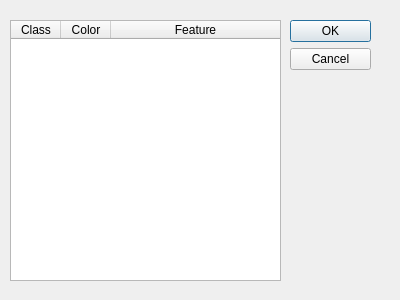
<?xml version="1.0" encoding="UTF-8"?>
<ui version="4.0">
 <class>PxMarkerDialog</class>
 <widget class="QDialog" name="PxMarkerDialog">
  <property name="geometry">
   <rect>
    <x>0</x>
    <y>0</y>
    <width>400</width>
    <height>300</height>
   </rect>
  </property>
  <property name="windowTitle">
   <string>Edit Pixel Markers</string>
  </property>
  <widget class="QDialogButtonBox" name="btn_confirm_box">
   <property name="geometry">
    <rect>
     <x>290</x>
     <y>20</y>
     <width>81</width>
     <height>241</height>
    </rect>
   </property>
   <property name="orientation">
    <enum>Qt::Vertical</enum>
   </property>
   <property name="standardButtons">
    <set>QDialogButtonBox::Cancel|QDialogButtonBox::Ok</set>
   </property>
  </widget>
  <widget class="QTableWidget" name="pxmarker_table_widget">
   <property name="geometry">
    <rect>
     <x>10</x>
     <y>20</y>
     <width>271</width>
     <height>261</height>
    </rect>
   </property>
   <property name="editTriggers">
    <set>QAbstractItemView::DoubleClicked|QAbstractItemView::EditKeyPressed</set>
   </property>
   <attribute name="horizontalHeaderDefaultSectionSize">
    <number>50</number>
   </attribute>
   <attribute name="horizontalHeaderMinimumSectionSize">
    <number>40</number>
   </attribute>
   <attribute name="horizontalHeaderStretchLastSection">
    <bool>true</bool>
   </attribute>
   <attribute name="verticalHeaderVisible">
    <bool>false</bool>
   </attribute>
   <attribute name="verticalHeaderHighlightSections">
    <bool>false</bool>
   </attribute>
   <column>
    <property name="text">
     <string>Class</string>
    </property>
   </column>
   <column>
    <property name="text">
     <string>Color</string>
    </property>
   </column>
   <column>
    <property name="text">
     <string>Feature</string>
    </property>
   </column>
  </widget>
 </widget>
 <resources/>
 <connections>
  <connection>
   <sender>btn_confirm_box</sender>
   <signal>accepted()</signal>
   <receiver>PxMarkerDialog</receiver>
   <slot>accept()</slot>
   <hints>
    <hint type="sourcelabel">
     <x>248</x>
     <y>254</y>
    </hint>
    <hint type="destinationlabel">
     <x>157</x>
     <y>274</y>
    </hint>
   </hints>
  </connection>
  <connection>
   <sender>btn_confirm_box</sender>
   <signal>rejected()</signal>
   <receiver>PxMarkerDialog</receiver>
   <slot>reject()</slot>
   <hints>
    <hint type="sourcelabel">
     <x>316</x>
     <y>260</y>
    </hint>
    <hint type="destinationlabel">
     <x>286</x>
     <y>274</y>
    </hint>
   </hints>
  </connection>
 </connections>
</ui>
